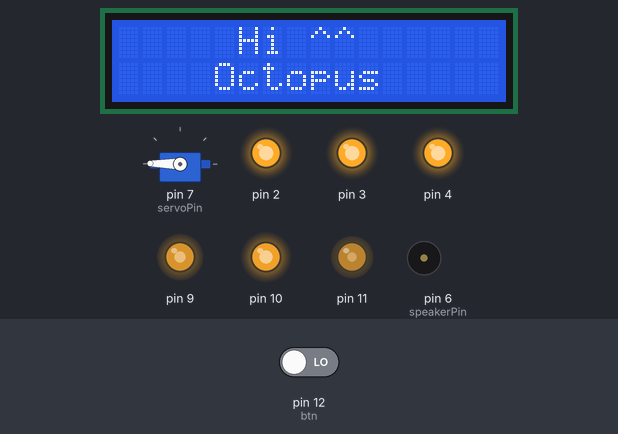
Recording of a sketch running on a simulated Arduino Uno, built with avr-gcc and run on an emulated ATmega328P. Shown: servo, 16×2 character LCD, output pins drawn as LEDs (lit = HIGH), buzzer (waves = sounding). Inputs (shaded band) come from the test bench; at power-on: pin 12 (btn) LOW. Random numbers use the default seed unless the sketch sets one; what the sketch prints to the serial monitor is not drawn.

Above: at 13.6 s.
13.7 s: pin 12 (btn) driven HIGH
At 17.1 s:
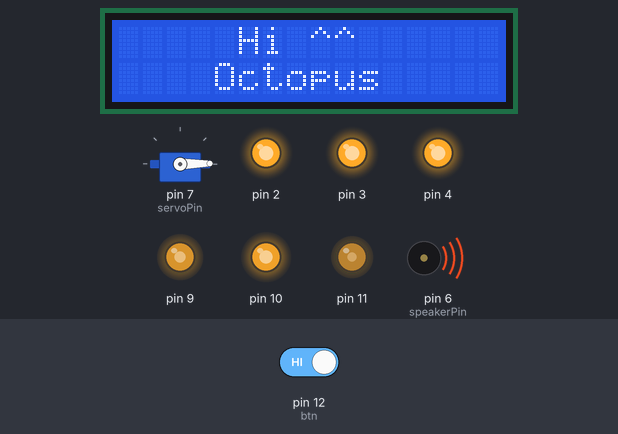
At 17.6 s:
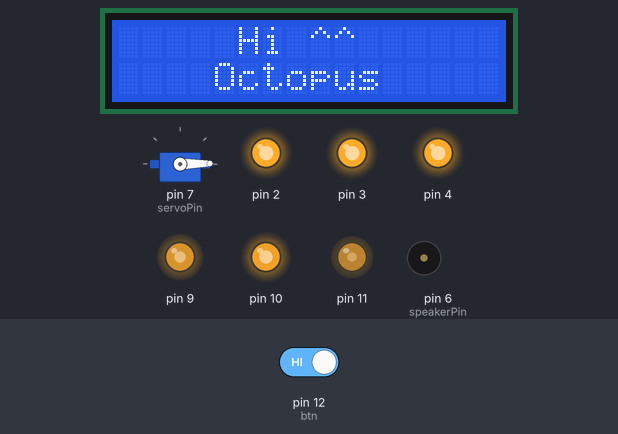
50.9 s: pin 12 (btn) driven LOW
64.6 s: pin 12 (btn) driven HIGH
At 66.0 s:
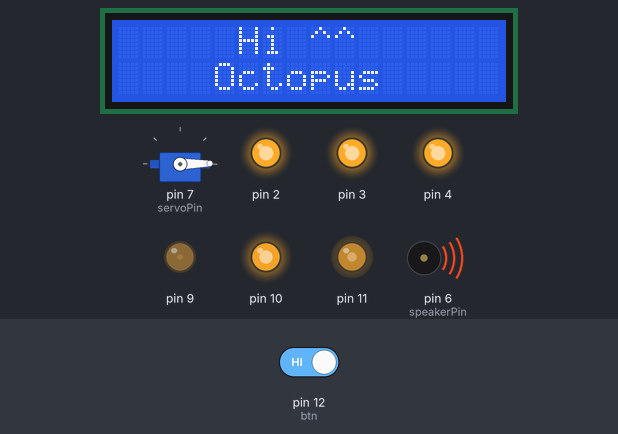
Timing chart, 0 to 92.3 s (numbered marks = the images above; inputs shaded):
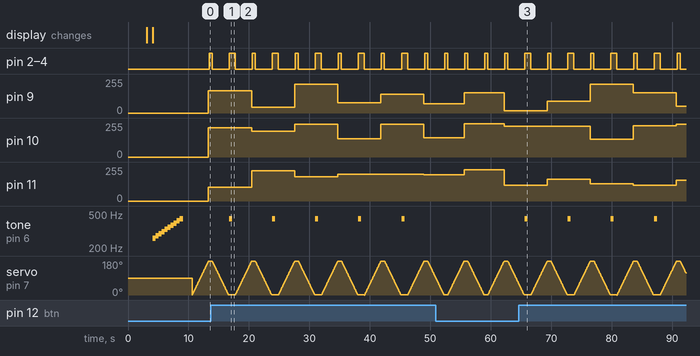

Measured:
- after the input at 13.7 s, tone on pin 6 (speakerPin): alternates 440 Hz for 0.50 s and silent for 6.6 s, starting after 3.0 s
- after the input at 64.6 s, tone on pin 6 (speakerPin): alternates 440 Hz for 0.50 s and silent for 6.6 s, starting after 1.0 s
- by itself, pin 2–4: repeats every 7.1 s: HIGH 1.0 s, LOW 2.8 s, HIGH 0.50 s, LOW 2.8 s
- by itself, tone on pin 6 (speakerPin): plays 261 Hz for 0.50 s, 277 Hz for 0.50 s, 294 Hz for 0.50 s, 311 Hz for 0.50 s, 330 Hz for 0.50 s, 349 Hz for 0.50 s … (10 notes in this stretch)

The sketch:

09_lcd.ino
```cpp
#include<Servo.h>
#include <LiquidCrystal_I2C.h>

Servo myservo;
int servoPin = 7;
int pos = 0;
int gg = 0;

LiquidCrystal_I2C lcd(0x27, 16, 2);

int btn = 12;

int speakerPin = 6;
int numTones = 10; // C ~ E
int tones[] = {
  261, 277, 294, 311, 330, 349, 370, 392, 415, 440
};

void setup()
{
  pinMode(btn, INPUT);

  pinMode(9, OUTPUT);
  pinMode(10, OUTPUT);
  pinMode(11, OUTPUT);
  myservo.attach(servoPin);
  pinMode(2, OUTPUT);
  pinMode(3, OUTPUT);
  pinMode(4, OUTPUT);

  Serial.begin(9600);
  int size = sizeof(tones); // 크기 : 20 bytes
  Serial.println(size / 2);

  lcd.begin();
}

void loop()
{

  //lcd.backlight();
  lcd.setCursor(4, 0);    // 커서를 5, 0에 가져다 놓아라. (열, 행)
  lcd.print("Hello!!");     // 5, 0에 Hi ^^를 출력해라.
  lcd.setCursor(1, 1);
  lcd.print("go go go go go");
  delay(3000);
  lcd.clear();            // 글자를 모두 지워라.
  delay(1000);
  lcd.setCursor(5, 0);
  lcd.print("Hi ^^");
  lcd.setCursor(4, 1);
  lcd.print("Octopus");

  for(int i = 0; i < sizeof(tones)/2; i++) {
    tone(speakerPin, tones[i]);
    delay(500);
  }
  noTone(speakerPin);
  delay(1000);

  while(true) {
    if (digitalRead(btn) == HIGH) {
      tone(speakerPin, tones[9]);
      delay(500);
      noTone(speakerPin);
    }

    delay(500);
    digitalWrite(2, LOW);
    digitalWrite(3, LOW);
    digitalWrite(4, LOW);

    for(pos = 0; pos < 180; pos += 1)
    {
      /*
      lcd.clear();
      lcd.setCursor(5, 0);
      lcd.print("0 -> 180");
      lcd.setCursor(3, 1);
      lcd.print("Go, Octopus!!!");
      */
      myservo.write(pos);
      delay(15); //delay값을 조정하여 모터의 속도를 컨터롤가능
    }

    analogWrite(9, random(0, 256));
    analogWrite(10, random(100, 256));
    analogWrite(11, random(100, 256));
    delay(100);
    digitalWrite(2, HIGH);
    digitalWrite(3, HIGH);
    digitalWrite(4, HIGH);
    delay(500);
    digitalWrite(2, LOW);
    digitalWrite(3, LOW);
    digitalWrite(4, LOW);

    for(pos = 180; pos>=1; pos-=1)
    {
      /*
      lcd.clear();
      lcd.setCursor(5, 0);
      lcd.print("180 -> 0");
      lcd.setCursor(3, 1);
      lcd.print("Go, Octopus!!!");
      */
      myservo.write(pos);
      delay(15);
    }

    delay(100);
    digitalWrite(2, HIGH);
    digitalWrite(3, HIGH);
    digitalWrite(4, HIGH);
  }
}
```
